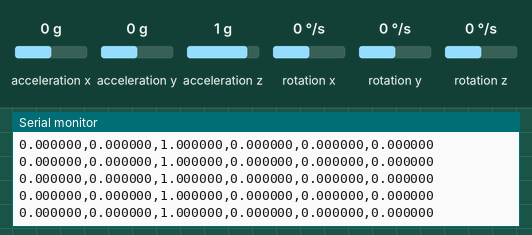
This sketch was run on a simulated Arduino Uno, built with avr-gcc and run on an emulated ATmega328P. On the bench: the last lines printed to the serial monitor. Wiring (inferred from the names in the program): MPU-9250 motion sensor at I2C address 0x68. Inputs (shaded band) come from the test bench; at power-on: acceleration x 0 g, acceleration y 0 g, rotation z 0 °/s, rotation y 0 °/s, acceleration z 1 g, rotation x 0 °/s.

Above: at 1.3 s.
1.4 s: acceleration x set to -1.4 g
At 2.2 s:
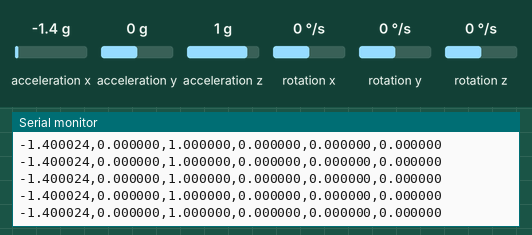
4.4 s: acceleration y set to -1.4 g
At 5.5 s:
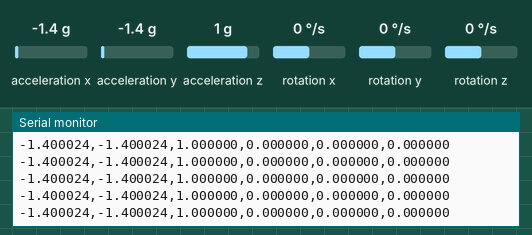
7.4 s: rotation z set to -192 °/s
At 8.4 s:
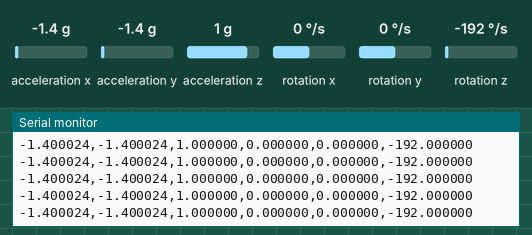
10.4 s: rotation y set to -192 °/s
At 11.0 s:
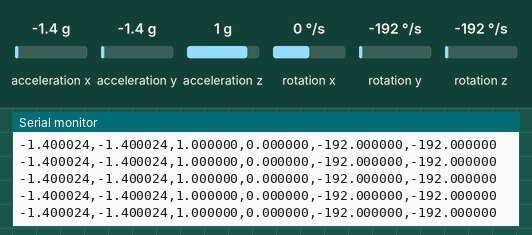
13.4 s: acceleration z set to -1.4 g
At 14.4 s:
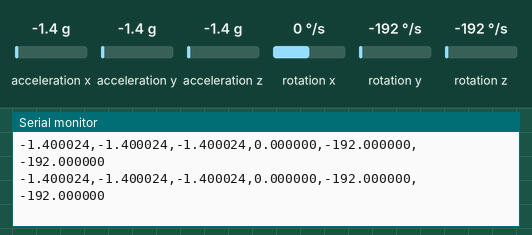
14.9 s: rotation x set to 100 °/s
At 16.0 s:
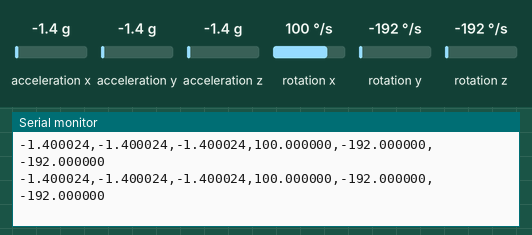

The sketch:

ReadRegister.ino
```cpp
// MPU-9250 RAW I2C -> ASCII SERIAL STREAM

#include <Wire.h>

#define MPU_ADDR 0x68

// Registers
#define PWR_MGMT_1     0x6B
#define ACCEL_CONFIG   0x1C
#define GYRO_CONFIG    0x1B
#define CONFIG         0x1A
#define SMPLRT_DIV     0x19
#define ACCEL_XOUT_H   0x3B

void writeReg(uint8_t reg, uint8_t val) {
  Wire.beginTransmission(MPU_ADDR);
  Wire.write(reg);
  Wire.write(val);
  Wire.endTransmission();
}

void setup() {
  Serial.begin(115200);
  while (!Serial);

  Wire.begin();
  Wire.setClock(400000);

  // ---- MPU9250 CONFIGURATION ----
  writeReg(PWR_MGMT_1, 0x00);     // Wake up
  delay(100);

  writeReg(CONFIG, 0x03);         // DLPF ≈ 44 Hz
  writeReg(SMPLRT_DIV, 0x04);     // 1 kHz / (1+4) = 200 Hz

  writeReg(ACCEL_CONFIG, 0x00);   // ±2g (16384 LSB/g)
  writeReg(GYRO_CONFIG,  0x00);   // ±250 dps (131 LSB/dps)
}

void loop() {
  Wire.beginTransmission(MPU_ADDR);
  Wire.write(ACCEL_XOUT_H);
  Wire.endTransmission(false);

  Wire.requestFrom(MPU_ADDR, 14, true);

  int16_t ax = (Wire.read() << 8) | Wire.read();
  int16_t ay = (Wire.read() << 8) | Wire.read();
  int16_t az = (Wire.read() << 8) | Wire.read();

  Wire.read(); Wire.read(); // temperature (ignored)

  int16_t gx = (Wire.read() << 8) | Wire.read();
  int16_t gy = (Wire.read() << 8) | Wire.read();
  int16_t gz = (Wire.read() << 8) | Wire.read();

  // ---- SCALING TO PHYSICAL UNITS ----
  float ax_g = ax / 16384.0f;
  float ay_g = ay / 16384.0f;
  float az_g = az / 16384.0f;

  float gx_dps = gx / 131.0f;
  float gy_dps = gy / 131.0f;
  float gz_dps = gz / 131.0f;

  // ---- CSV LINE ----
  Serial.print(ax_g, 6); Serial.print(',');
  Serial.print(ay_g, 6); Serial.print(',');
  Serial.print(az_g, 6); Serial.print(',');
  Serial.print(gx_dps, 6); Serial.print(',');
  Serial.print(gy_dps, 6); Serial.print(',');
  Serial.println(gz_dps, 6);

  delay(10);  // 100 Hz output
}
```

Measured:
- after the input at 1.4 s, the serial monitor: prints a new line at once (image 1)
- after the input at 4.4 s, the serial monitor: prints a new line at once (image 2)
- after the input at 7.4 s, the serial monitor: prints a new line at once (image 3)
- after the input at 10.4 s, the serial monitor: prints a new line at once (image 4)
- after the input at 13.4 s, the serial monitor: prints a new line at once (image 5)
- after the input at 14.9 s, the serial monitor: prints a new line at once (image 6)
